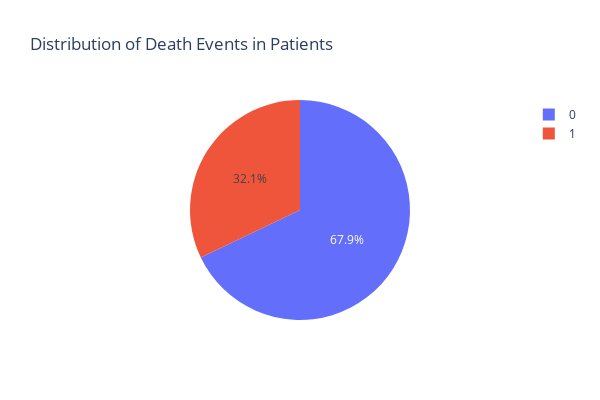

The code cell stored with this chart in its notebook:
### Markdown cell above
## membuat diagram pie (pie chart) dari dataframe

### Code cell
fig = px.pie(df_c, names='DEATH_EVENT', title='Distribution of Death Events in Patients',width=600, height=400)
fig.show()

### Figure 1 — Plotly figure (JSON) as saved in the notebook; plotly's stock layout.template omitted (floating-point values rounded to 4 significant figures; data arrays with more than 128 entries replaced by an {"elided": "..."} marker saying what was removed)
{"data": [{"domain": {"x": [0, 1], "y": [0, 1]}, "hovertemplate": "DEATH_EVENT=%{label}<extra></extra>", "labels": {"elided": "299 int values"}, "legendgroup": "", "name": "", "showlegend": true, "type": "pie"}], "layout": {"height": 400, "legend": {"tracegroupgap": 0}, "title": {"text": "Distribution of Death Events in Patients"}, "width": 600}}
